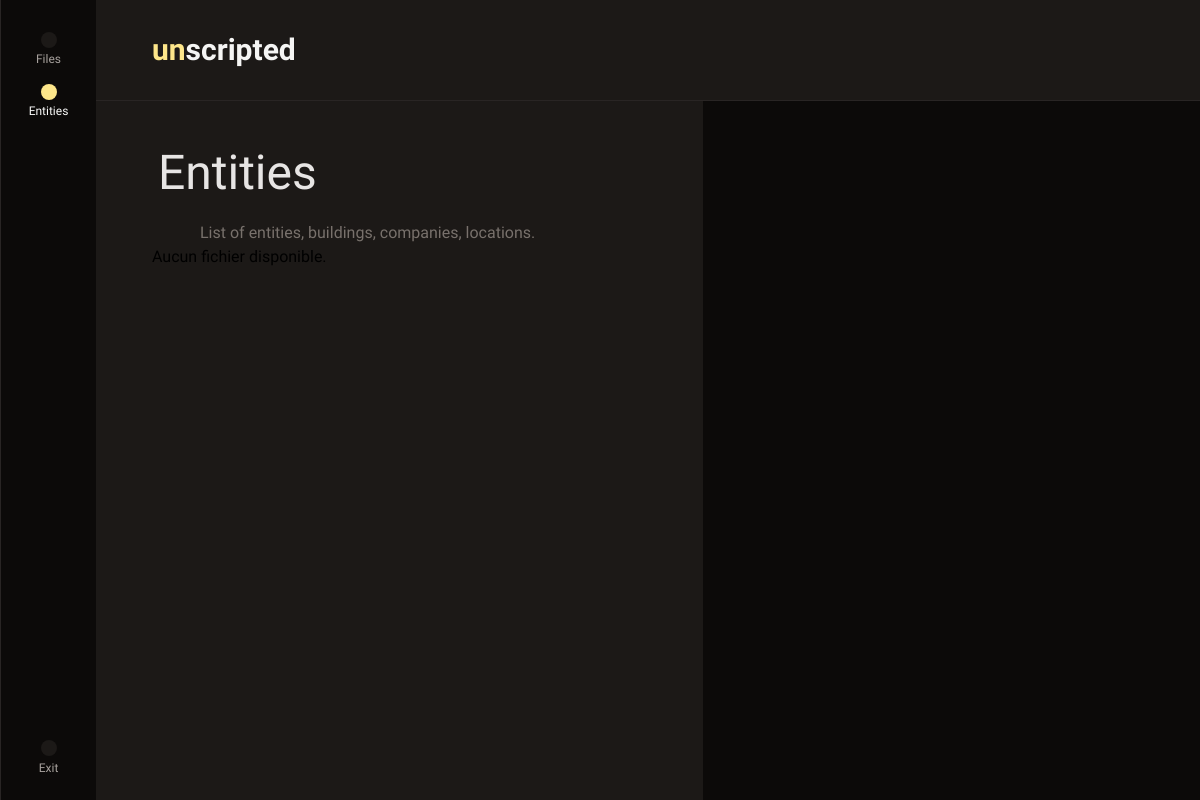
The app's page /entities/ (signed in), older data.
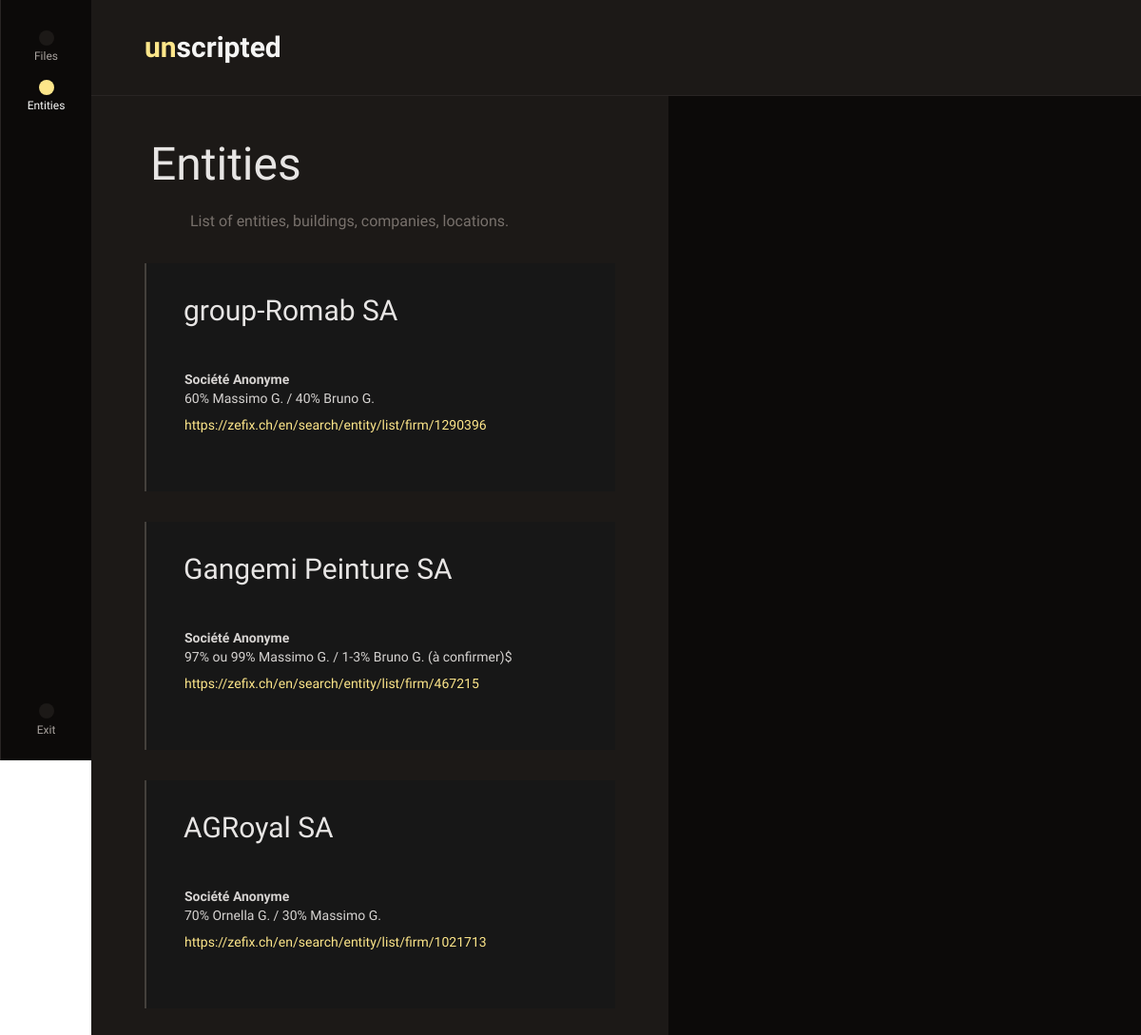
The same page, newer data.
### timeline/models.py (models this page shows, shortened)
class Entity(models.Model):
    name = models.CharField(max_length=50, blank=True)
    type = models.CharField(
        max_length=10,
        choices=ENTITIES,
        default='none',
    )
    description = RichTextField(blank=True, null=True)
    structure = RichTextField(blank=True, null=True)
    documents = GenericRelation('UploadedDocument')
    comments = GenericRelation(Comment)
    tags = models.ManyToManyField('Tag', blank=True, related_name='legal_entities')
    created_at = models.DateTimeField(auto_now_add=True, blank=True, null=True)
    class Meta:
        verbose_name_plural = "Entities"

### timeline_backend/views.py (the view)
# urls.py: path('entities/', views.entities_view, name='entities'),
@login_required
def entities_view(request):
    entities = Entity.objects.all()
    return render(request, 'entities.html', {'entities': entities})

### templates/entities.html (shortened to what this page needs)
{% extends "base.html" %}
{% block content %}
<h1 class="px-2">Entities</h1>
<div class="font-sans text-stone-500 px-2 flex flex-row items-center gap-4 text-sm">
  <span class="text-stone-600 iconify block w-6 h-6" data-icon="iconamoon:information-circle-fill" data-inline="false"></span>
  <span class="text-base">List of entities, buildings, companies, locations.</span>
</div>
{% for entity in entities %}
    <div class="p-8 md:p-8 md:px-10 border-l-2 border-stone-700 my-8 text-sm bg-neutral-900 text-stone-300 [&>p]:mb-2">
      <h2>
        {{ entity.name }}
      </h2>
      {{ entity.description|safe }}<br />
      {{ entity.structure|safe }}<br />
    </div>
{% empty %}
  <p>Aucun fichier disponible.</p>
{% endfor %}
{% endblock %}

### templates/base.html (shortened to what this page needs)
{% load static %}
<!DOCTYPE html>
<html>
<head>
  <link href="{% static 'css/dist/styles.css' %}" rel="stylesheet">
</head>
<body class="m-0 p-0 font-sans min-h-screen {% block body_class %}{% endblock %}" x-data="{ open: false }" x-init="console.log('Alpine.js initialized, open =', open)">
  {% block body %}
<div class="flex flex-col lg:flex-row min-h-screen lg:h-[100vh]">
  {% include "_aside.html" %}
  <main class="flex-1 flex flex-col overflow-hidden">
    <div class="flex-none sticky top-0 z-10 bg-stone-900 border-b border-stone-800
                flex flex-row items-center justify-between
                py-4 px-8 md:py-8 md:px-14">
      <a href="/" class="text-3xl font-ui font-semibold flex flex-row hover:no-underline">
        <span class="text-amber-200">un</span>
        <span class="font-semibold text-stone-100 mr-0.5">scripted</span>
      </a>
    </div>
    <div class="flex-1 flex flex-col lg:flex-row bg-stone-950 relative overflow-hidden">
      <div class="w-full bg-stone-900 overflow-y-auto p-8 md:px-14 lg:max-w-[55%] custom-scrollbar">
        {% block content %}{% endblock %}
      </div>
    </div>
  </main>
</div>
{% endblock %}
</body>
</html>

### templates/_aside.html (shortened to what this page needs)
<aside id="sidebar"
  x-cloak
  @click.stop
  :class="[
    open ? 'translate-x-0 pointer-events-auto' : 'translate-x-full pointer-events-none',
    'fixed top-0 right-0 h-screen w-24 shrink-0 bg-stone-950 text-stone-50 z-[9999] transition-transform duration-300',
    'md:static md:translate-x-0 md:pointer-events-auto md:block md:left-0 md:right-auto',
    'border-l md: border-stone-800'
  ]">
  <nav class="flex flex-col justify-center h-full
  [&>a.nav-link]:text-tiny
  [&>a.nav-link]:flex
  [&>a.nav-link]:flex-col
  [&>a.nav-link]:items-center
  [&>a.nav-link:first-child]:mt-8
  [&>a.nav-link]:mb-4">
  <a href="{% url 'files' %}"
     class="nav-link flex flex-col gap-[2px] items-center
            text-stone-400
            menu-item
            hover:no-underline transition-colors duration-100">
      <span class="p-2 rounded-full duration-100
                    {% if '/files/' in request.path %}
                      bg-amber-200
                    {% else %}
                      bg-stone-900 hover:bg-stone-800
                    {% endif %}">
    </span>
    <span class="{% if '/files/' in request.path %}text-yellow-100{% else %}text-stone-400{% endif %}">Files</span>
  </a>
  <a href="{% url 'entities' %}"
     class="nav-link flex flex-col gap-[2px] items-center
            text-stone-400
            menu-item
            {% if request.path == '/entities/' %}text-stone-200{% endif %}
            hover:no-underline transition-colors duration-100">
      <span class="p-2 rounded-full duration-100
                    {% if '/entities/' in request.path %}
                      bg-amber-200
                    {% else %}
                      bg-stone-900 hover:bg-stone-800
                    {% endif %}">
    </span>
    <span class="{% if request.path == '/entities/' %}text-stone-50{% else %}text-stone-400{% endif %}">Entities</span>
  </a>
<form method="post" action="{% url 'logout' %}" class="mt-auto pb-6">
  <button type="submit"
    class="nav-link flex flex-col gap-[4px] items-center
           text-stone-400
           menu-item
           hover:no-underline transition-colors duration-100 w-full text-xs"
  >
    <span class="p-2 rounded-full duration-100 bg-stone-900 hover:bg-stone-800">
    </span>
    <span>Exit</span>
  </button>
</form>
</nav>
  </aside>

Row changes from the older to the newer data that the page shows:
added Entity: name "group-Romab SA", structure "Société Anonyme 60% Massimo G. / 40% Bruno G. https://zefix.ch/en/search/entity/list/firm/1290396"
added Entity: name "Gangemi Peinture SA", structure "Société Anonyme 97% ou 99% Massimo G. / 1-3% Bruno G. (à confirmer)$ https://zefix.ch/en/search/entity/list/firm/467215"
added Entity: name "AGRoyal SA", structure "Société Anonyme 70% Ornella G. / 30% Massimo G. https://zefix.ch/en/search/entity/list/firm/1021713"
Text that changed along with them:
text no longer shown: "Aucun fichier disponible."
